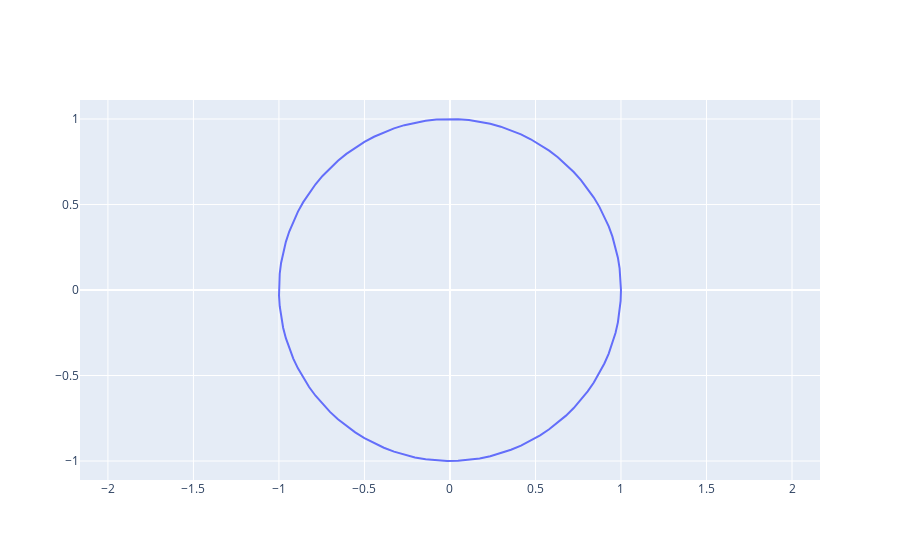

Source (notebook cell):
### Code cell
# Create a set of points that lie on the circle
theta = np.linspace(0, 2*np.pi, 100)
x = np.cos(theta)
y = np.sin(theta)

# Create the plot
fig = go.Figure(data=go.Scatter(x=x, y=y, mode='lines'))

# Set the aspect ratio to equal so the circle doesn't look like an ellipse
fig.update_yaxes(
    scaleanchor = "x",
    scaleratio = 1,
)

fig.show()
